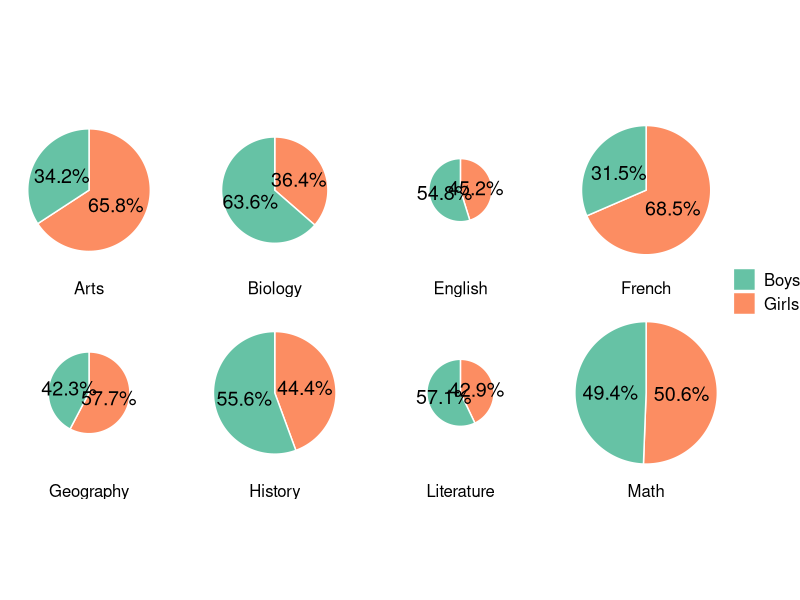

The R script that drew this image:
## ---- chunk 1
#| warning: false

# https://stackoverflow.com/questions/77600362/adjusting-the-size-of-several-pie-charts-in-ggplot2

library(dplyr)
library(ggplot2)


df <- data.frame(Subjects = c("Literature", "Literature", "Geography", "Geography", "Arts", "Arts", 
                              "English", "English", "Math", "Math", "History", "History", 
                              "Biology", "Biology", "French", "French"),
                 Sex = rep(c("Girls", "Boys"), 2),
                 N = c(15, 20, 30, 22, 77, 40, 14, 17, 
                       80, 78, 52, 65, 32, 56, 89, 41)) |>
  group_by(Subjects) |>
  mutate(pct = proportions(N) * 100) |>
  mutate_at(vars(pct), list(~ round(., 1))) |>
  ungroup()



df |>
  mutate(size = sum(N), .by = Subjects) |>
  ggplot(aes(x = sqrt(size)/2, y = pct, fill = Sex)) +
  geom_col(aes(width = sqrt(size)), color = "white", 
           na.rm = TRUE) +
  coord_polar("y", start = 0) +
  facet_wrap(~ Subjects,
             ncol = 4,
             strip.position = "bottom") +
  geom_text(aes(y = pct, label = paste0(pct, "%")), size = 5, 
            position = position_stack(vjust = 0.5))+
  theme_void() +
  theme(legend.title=element_blank(),
        strip.text = element_text(size = 12)) +
  theme(plot.title = element_text(hjust = 0.0),
        legend.text = element_text(size = 12),
        legend.spacing.y = unit(0.0, 'cm'),
        legend.box.spacing = unit(-2, "pt")) + 
  guides(fill = guide_legend(byrow = TRUE)) + 
  scale_fill_brewer(palette = "Set2") 
